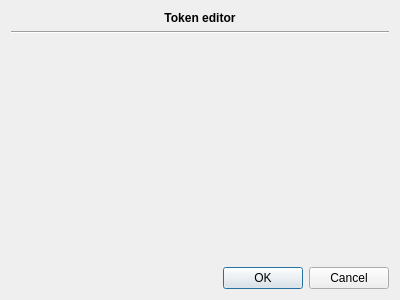
<?xml version="1.0" encoding="UTF-8"?>
<ui version="4.0">
 <class>PadTools::TokenEditor</class>
 <widget class="QDialog" name="PadTools::TokenEditor">
  <property name="geometry">
   <rect>
    <x>0</x>
    <y>0</y>
    <width>400</width>
    <height>300</height>
   </rect>
  </property>
  <property name="windowTitle">
   <string>Dialog</string>
  </property>
  <layout class="QGridLayout" name="gridLayout">
   <item row="0" column="0">
    <widget class="QLabel" name="label">
     <property name="sizePolicy">
      <sizepolicy hsizetype="Preferred" vsizetype="Fixed">
       <horstretch>0</horstretch>
       <verstretch>0</verstretch>
      </sizepolicy>
     </property>
     <property name="font">
      <font>
       <weight>75</weight>
       <bold>true</bold>
      </font>
     </property>
     <property name="text">
      <string>Token editor</string>
     </property>
     <property name="alignment">
      <set>Qt::AlignCenter</set>
     </property>
    </widget>
   </item>
   <item row="1" column="0">
    <widget class="Line" name="line">
     <property name="orientation">
      <enum>Qt::Horizontal</enum>
     </property>
    </widget>
   </item>
   <item row="2" column="0">
    <widget class="PadTools::TokenEditorWidget" name="tokenEditor" native="true">
     <property name="sizePolicy">
      <sizepolicy hsizetype="Expanding" vsizetype="Expanding">
       <horstretch>0</horstretch>
       <verstretch>0</verstretch>
      </sizepolicy>
     </property>
    </widget>
   </item>
   <item row="3" column="0">
    <widget class="QDialogButtonBox" name="buttonBox">
     <property name="orientation">
      <enum>Qt::Horizontal</enum>
     </property>
     <property name="standardButtons">
      <set>QDialogButtonBox::Cancel|QDialogButtonBox::Ok</set>
     </property>
    </widget>
   </item>
  </layout>
 </widget>
 <customwidgets>
  <customwidget>
   <class>PadTools::TokenEditorWidget</class>
   <extends>QWidget</extends>
   <header location="global">padtoolsplugin/tokeneditorwidget.h</header>
   <container>1</container>
  </customwidget>
 </customwidgets>
 <resources/>
 <connections>
  <connection>
   <sender>buttonBox</sender>
   <signal>accepted()</signal>
   <receiver>PadTools::TokenEditor</receiver>
   <slot>accept()</slot>
   <hints>
    <hint type="sourcelabel">
     <x>248</x>
     <y>254</y>
    </hint>
    <hint type="destinationlabel">
     <x>157</x>
     <y>274</y>
    </hint>
   </hints>
  </connection>
  <connection>
   <sender>buttonBox</sender>
   <signal>rejected()</signal>
   <receiver>PadTools::TokenEditor</receiver>
   <slot>reject()</slot>
   <hints>
    <hint type="sourcelabel">
     <x>316</x>
     <y>260</y>
    </hint>
    <hint type="destinationlabel">
     <x>286</x>
     <y>274</y>
    </hint>
   </hints>
  </connection>
 </connections>
</ui>
